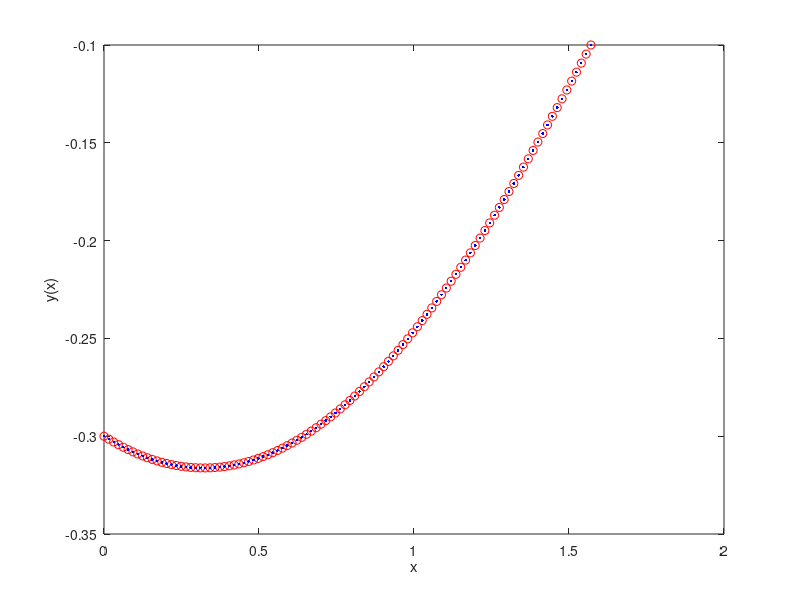
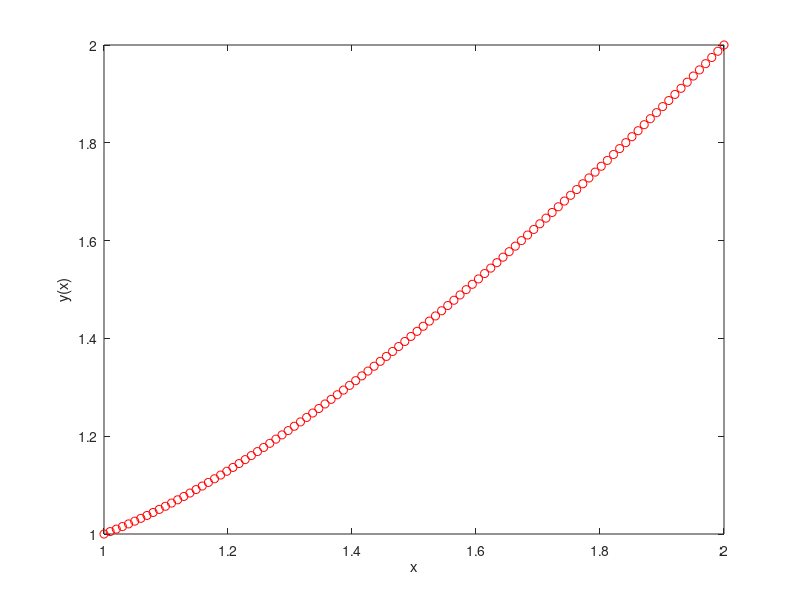

The MATLAB script that drew these images, in order:
%Differential Equations
%Ecuación a resolver y'' = y' + 2y + cos(x)
N = 100;
a = 0;
b = pi/2;
y0 = -0.3;
yN = -0.1;
p = @(x) 1;
q = @(x) 2;
r = @(x) cos(x);
h = (b-a)/(N+1);
x = (a:h:b)';

%Complete the matrix A:
A = zeros(N,N);
for i=1:N
    A(i,i) = (2+h^2*q(x(i+1)));
end
%spy(A) %Shows the matrix
for i=1:N-1
    A(i,i+1) = -(1-(h/2)*p(x(i+1)));
    A(i+1,i) = -(1+(h/2)*p(x(i+1)));
end

%Vector B
b = zeros(N,1);
b(1) = (1+(h/2)*p(x(2)))*y0-h^2*r(x(2));
for i=2:N-1
    b(i) = -h^2*r(x(i+1));
end
b(N) = (1-(h/2)*p(x(N+1)))*yN-h^2*r(x(N+1));
%Let's resolve the A*y = b system
y = A\b;
y = [y0;y;yN]; %Frontier values
ya = @(x) -(1/10).*(sin(x)+3.*cos(x));
figure(1)
plot(x,y,'or')
hold on;
plot(x,ya(x), '.b');
hold off;
ylabel('y(x)');
xlabel('x')

%%%%%%%%%%%%%%%%%%%%%%%%%%%%%%%%%

%Let's do y''= (-2/x)y' + (2/x^2)y + sin(log(x))/x^2
a = 1;
b = 2;
y0 = 1;
yN = 2;
p = @(x) (-2/x); %y'
q = @(x) (2/x^2); %y
r = @(x) sin(log(x))/x^2;
h = (b-a)/(N+1);
x = (a:h:b)';

%Matrix A:
A = zeros(N,N);
for i=1:N
    A(i,i) = (2+h^2*q(x(i+1)));
end

for i=1:N-1
    A(i,i+1) = -(1-(h/2)*p(x(i+1)));
    A(i+1,i) = -(1+(h/2)*p(x(i+1)));
end

%Vector B
b = zeros(N,1);
b(1) = (1+(h/2)*p(x(2)))*y0-h^2*r(x(2));
for i=2:N-1
    b(i) = -h^2*r(x(i+1));
end
b(N) = (1-(h/2)*p(x(N+1)))*yN-h^2*r(x(N+1));

%Solution
y = A\b;
y = [y0;y;yN]; %Initial values
figure(2)
plot(x,y,'or')
ylabel('y(x)');
xlabel('x')
